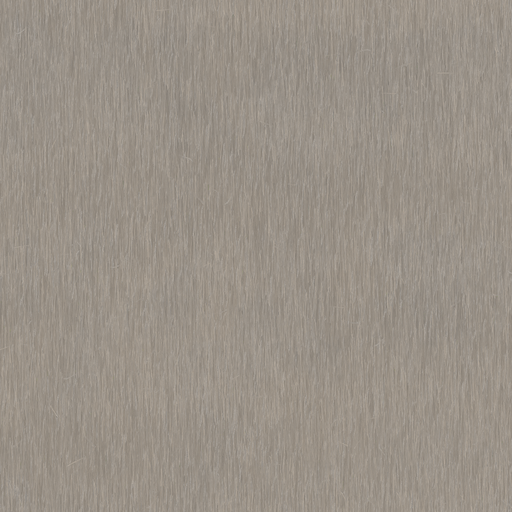
#> input picture crates/mm2-viewer/assets/ground/straw_albedo.webp, 512 x 512 px
$ python make_ui.py ../../crates/mm2-viewer/assets/ground/straw_albedo.webp ../../crates/mm2-viewer/assets/ground/concrete_albedo.webp
#> lines starting #> are read from the running program, lines starting #| are printed output that depends on the picture; after the words box and inside, x2 and y2 are one past the last pixel; in counts of white or black regions, pixels touching at a corner belong together
### freepack/menu/mock_main.py
"""Mock-up of a Free Pack main menu at 2x (1280x960), using the stock
main-menu button rectangles. Look: 2000s skate-mag cut-and-paste (halftone
photo, tape, stickers, heavy condensed caps) with an outdoor-catalogue
cleanliness (thin rules, small spec text, muted earth palette)."""
import sys, os, numpy as np
from PIL import Image, ImageDraw, ImageFont, ImageFilter, ImageOps, ImageChops
F = os.path.join(os.path.dirname(__file__), "..", "cache", "fonts")
def font(rel, size, var=None):
    f = ImageFont.truetype(os.path.join(F, rel), size)
    if var:
        try: f.set_variation_by_axes(var)
        except Exception: pass
    return f
S = 2; W, H = 640 * S, 480 * S
rng = np.random.default_rng(3)
LIME = (163, 194, 74); BONE = (232, 226, 210); INK = (24, 22, 20); RUST = (176, 74, 38); OLIVE = (92, 98, 70); SKY = (120, 140, 150)

def grain(img, amt=10):
    a = np.asarray(img.convert("RGB"), np.float32)
    a += rng.normal(0, amt, a.shape[:2])[..., None]
    return Image.fromarray(np.clip(a, 0, 255).astype(np.uint8))

def halftone(img, cell=6):
    g = np.asarray(ImageOps.grayscale(img), np.float32) / 255
    out = Image.new("L", img.size, 255); d = ImageDraw.Draw(out)
    for y in range(0, img.size[1], cell):
        for x in range(0 + (y // cell % 2) * cell // 2, img.size[0], cell):
            v = 1 - g[min(y, g.shape[0]-1), min(x, g.shape[1]-1)]
            r = cell * 0.62 * v ** 0.8
            if r > 0.3: d.ellipse([x - r, y - r, x + r, y + r], fill=0)
    return out

def tape(w, h, col=(214, 206, 180), alpha=215):
    t = Image.new("RGBA", (w, h), col + (alpha,)); a = np.asarray(t).copy()
    for side in (0, w - 1):  # torn ends
        for y in range(h):
            k = int(rng.integers(0, 6))
            if side == 0: a[y, :k, 3] = 0
            else: a[y, w - k:, 3] = 0
    a[..., :3] = np.clip(a[..., :3].astype(int) + rng.integers(-8, 8, a.shape[:2])[..., None], 0, 255)
    return Image.fromarray(a.astype(np.uint8))


def icon(kind, sz, col):
    im = Image.new("RGBA", (sz, sz), (0, 0, 0, 0)); d = ImageDraw.Draw(im); w = max(3, sz // 11); c = col
    m = sz * 0.12; a, b = m, sz - m
    if kind == "flag":
        d.line([a, a, a, b], fill=c, width=w)
        q = (b - a) / 4
        for i in range(4):
            for j in range(3):
                if (i + j) % 2 == 0: d.rectangle([a + w / 2 + i * q * 0.85, a + j * q * 0.8, a + w / 2 + (i + 1) * q * 0.85, a + (j + 1) * q * 0.8], fill=c)
        d.rectangle([a + w / 2, a, a + w / 2 + 4 * q * 0.85, a + 3 * q * 0.8], outline=c, width=max(2, w // 2))
    elif kind == "helmet" or kind == "helmets":
        def hel(ox, oy, r):
            d.chord([ox - r, oy - r, ox + r, oy + r], 180, 360, fill=c)
            d.rectangle([ox - r, oy - 1, ox + r * 0.2, oy + r * 0.55], fill=c)
            d.polygon([(ox + r * 0.3, oy - r * 0.15), (ox + r * 1.35, oy - r * 0.05), (ox + r * 0.3, oy + r * 0.2)], fill=c)
        if kind == "helmet": hel(sz * 0.45, sz * 0.55, sz * 0.33)
        else: hel(sz * 0.33, sz * 0.62, sz * 0.22); hel(sz * 0.62, sz * 0.42, sz * 0.22)
    elif kind == "wrench":
        d.line([a + sz * 0.15, b - sz * 0.15, b - sz * 0.22, a + sz * 0.22], fill=c, width=w + 3)
        d.ellipse([b - sz * 0.38, a, b, a + sz * 0.38], outline=c, width=w)
        d.ellipse([a, b - sz * 0.25, a + sz * 0.25, b], fill=c)
    elif kind == "trophy":
        d.pieslice([a + sz * 0.1, a - sz * 0.25, b - sz * 0.1, a + sz * 0.45], 0, 180, fill=c)
        d.arc([a - sz * 0.02, a + sz * 0.02, a + sz * 0.3, a + sz * 0.3], 90, 270, fill=c, width=w // 2 + 1)
        d.arc([b - sz * 0.3, a + sz * 0.02, b + sz * 0.02, a + sz * 0.3], 270, 90, fill=c, width=w // 2 + 1)
        d.rectangle([sz * 0.45, a + sz * 0.45, sz * 0.55, b - sz * 0.15], fill=c)
        d.rectangle([a + sz * 0.15, b - sz * 0.15, b - sz * 0.15, b], fill=c)
    elif kind == "replay":
        d.rounded_rectangle([a, a + sz * 0.12, b, b - sz * 0.12], radius=sz // 12, outline=c, width=w)
        for cx in (0.34, 0.66): d.ellipse([sz * cx - sz * 0.1, sz * 0.4, sz * cx + sz * 0.1, sz * 0.6], outline=c, width=max(2, w // 2))
    elif kind == "exit":
        d.line([b - sz * 0.25, a, a, a, a, b, b - sz * 0.25, b], fill=c, width=w, joint="curve")
        d.line([sz * 0.35, sz / 2, b, sz / 2], fill=c, width=w)
        d.polygon([(b + 2, sz / 2), (b - sz * 0.2, sz * 0.3), (b - sz * 0.2, sz * 0.7)], fill=c)
    elif kind == "help":
        d.ellipse([a, a, b, b], outline=c, width=w)
        f = font("archivoblack/ArchivoBlack-Regular.ttf", int(sz * 0.55)); bb = d.textbbox((0, 0), "?", font=f)
        d.text(((sz - bb[2] - bb[0]) / 2, (sz - bb[3] - bb[1]) / 2), "?", font=f, fill=c)
    elif kind == "pad":
        d.rounded_rectangle([a, sz * 0.3, b, sz * 0.72], radius=sz * 0.18, fill=c)
        d.ellipse([a - sz * 0.02, sz * 0.45, a + sz * 0.3, b], fill=c); d.ellipse([b - sz * 0.3, sz * 0.45, b + sz * 0.02, b], fill=c)
        bg = (0, 0, 0, 0); cx, cy = sz * 0.32, sz * 0.5; t = sz * 0.05
        d.rectangle([cx - t * 2.5, cy - t, cx + t * 2.5, cy + t], fill=bg); d.rectangle([cx - t, cy - t * 2.5, cx + t, cy + t * 2.5], fill=bg)
        for dx, dy in ((0.66, 0.42), (0.74, 0.52), (0.66, 0.6), (0.58, 0.52)): d.ellipse([sz * dx - t, sz * dy - t, sz * dx + t, sz * dy + t], fill=bg)
    elif kind == "back":
        d.line([b, sz / 2, a + sz * 0.15, sz / 2], fill=c, width=w)
        d.polygon([(a - 2, sz / 2), (a + sz * 0.3, sz * 0.26), (a + sz * 0.3, sz * 0.74)], fill=c)
    elif kind == "heart":
        r = sz * 0.2; d.ellipse([sz * 0.5 - 2 * r, sz * 0.3 - r * 0.2, sz * 0.5, sz * 0.3 + r * 1.8], fill=c)
        d.ellipse([sz * 0.5, sz * 0.3 - r * 0.2, sz * 0.5 + 2 * r, sz * 0.3 + r * 1.8], fill=c)
        d.polygon([(sz * 0.5 - 2 * r + 1, sz * 0.3 + r * 1.05), (sz * 0.5 + 2 * r - 1, sz * 0.3 + r * 1.05), (sz * 0.5, b)], fill=c)
    elif kind == "shovel":
        # A ramp with a shovel stuck in the dirt: the Course Builder.
        d.polygon([(a, b), (b - sz * 0.05, b), (b - sz * 0.05, sz * 0.62)], fill=c)
        d.line([sz * 0.3, a, sz * 0.46, sz * 0.58], fill=c, width=w)
        d.line([sz * 0.22, a + sz * 0.04, sz * 0.38, a - sz * 0.04], fill=c, width=w)
        d.polygon([(sz * 0.36, sz * 0.52), (sz * 0.56, sz * 0.44), (sz * 0.62, sz * 0.7), (sz * 0.48, sz * 0.78)], fill=c)
    elif kind == "star":
        import math
        pts = [(sz / 2 + (sz * 0.42 if i % 2 == 0 else sz * 0.18) * math.sin(i * math.pi / 5), sz / 2 - (sz * 0.42 if i % 2 == 0 else sz * 0.18) * math.cos(i * math.pi / 5)) for i in range(10)]
        d.polygon(pts, fill=c)
    return im

# [31 lines left out: functions sticker, wear, not called in this run]

def logo_style(logo, style):
    a = np.asarray(logo).astype(np.float32) / 255; rgb, al = a[..., :3], a[..., 3:]
    lum = rgb @ [0.3, 0.59, 0.11]
    if style == "faded":
        # sun-faded decal: half the saturation, lime knocked back to the olive family, warm paper tint
        rgb = rgb * 0.55 + lum[..., None] * 0.45
        rgb = rgb * [0.97, 0.95, 0.86] + 0.04
        out = Image.fromarray((np.concatenate([np.clip(rgb, 0, 1), al], -1) * 255).astype(np.uint8))
        return wear(out, 0.05)
    if style == "ink":
        # two-colour screen print on a bone sticker: dark plate becomes ink, chrome and lime become paper and olive
        ink = np.array(INK) / 255; bone = np.array(BONE) / 255; ol = np.array(OLIVE) / 255
        lime = (rgb[..., 1] > 0.6) & (rgb[..., 0] < 0.85) & (rgb[..., 2] < 0.4)
        base = np.where(lum[..., None] < 0.25, ink, bone)
        base = np.where(lime[..., None], ol, base)
        out = Image.fromarray((np.concatenate([base, al], -1) * 255).astype(np.uint8))
        return wear(out, 0.08)
    if style == "print": return wear(logo, 0.04)
    return logo

def compose_bg(photo):
    bg = Image.open(photo).convert("RGB")
    bg = ImageOps.fit(bg, (W, H), centering=(0.55, 0.45))
#> bg: PIL image 1280x960 RGB
    # muted, warm, slightly faded print
    a = np.asarray(bg, np.float32) / 255
    lum = a @ [0.3, 0.59, 0.11]; a = a * 0.55 + lum[..., None] * 0.45
    a = a * [1.0, 0.97, 0.9]; a = 0.06 + a * 0.88
    bg = Image.fromarray((np.clip(a, 0, 1) * 255).astype(np.uint8))
    canvas = bg.convert("RGBA")
    # left band: halftone xerox of the same photo on bone paper
    band_w = 430
    ht = halftone(bg.crop((0, 0, band_w, H)).filter(ImageFilter.GaussianBlur(1)), 7)
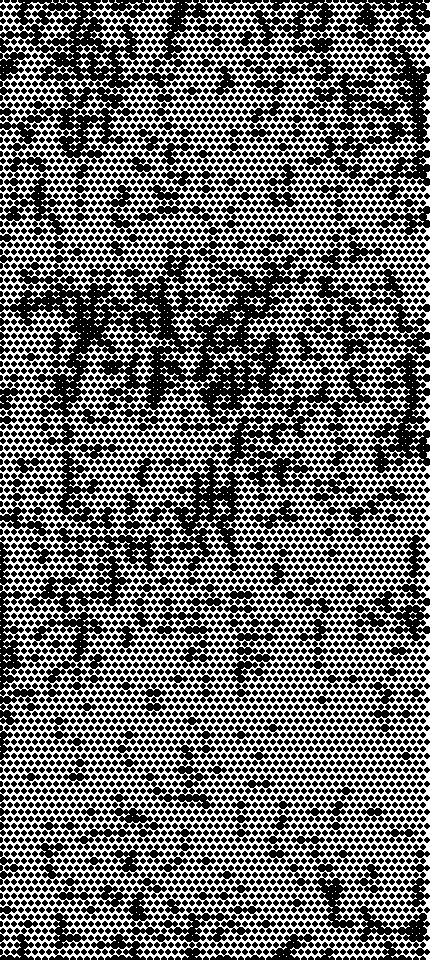
#> ht: PIL image 430x960 L; 41.1% white in thin lines or dots
    paper = Image.new("RGBA", (band_w, H), BONE + (255,))
    ink = Image.new("RGBA", (band_w, H), (60, 56, 50, 255)); paper.paste(ink, (0, 0), ImageOps.invert(ht).point(lambda v: int(v * 0.35)))
    mask = Image.new("L", (band_w + 40, H), 0); md = ImageDraw.Draw(mask)
    edge = [(band_w - 10 + int(rng.integers(-8, 9)), y) for y in range(0, H + 24, 24)]
    md.polygon([(0, 0)] + edge + [(0, H)], fill=255)
    canvas.paste(paper, (0, 0), mask.crop((0, 0, band_w, H)))
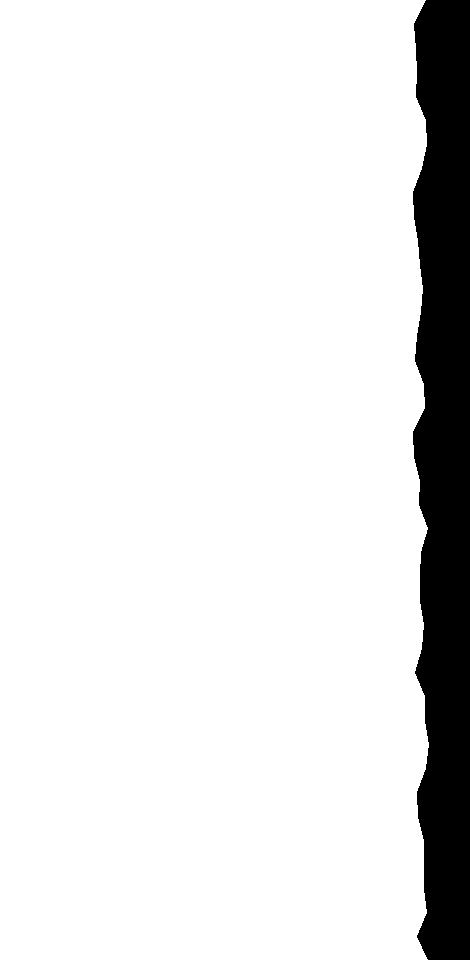
#> mask: PIL image 470x960 L; 89.5% white; 1 black region, box (x1, y1, x2, y2) and area: (413, 0, 470, 960) 47404
    d = ImageDraw.Draw(canvas)
    # spec text, catalogue style
    spec = font("barlowcondensed/BarlowCondensed-Medium.ttf", 15)
    d.text((24, 22), "OPENMCM2  /  FREE PACK  /  VOL. 01", font=spec, fill=INK)
    d.line([24, 42, band_w - 40, 42], fill=INK, width=1)
    d.text((24, H - 40), "ALL-TERRAIN  ·  DIRT  ·  SAND  ·  SNOW", font=spec, fill=INK)
    # big title, right side, knocked out of a rust block
    logo = Image.open(os.environ.get("FP_LOGO", os.path.join(os.path.dirname(__file__), "logo.png"))).convert("RGBA")
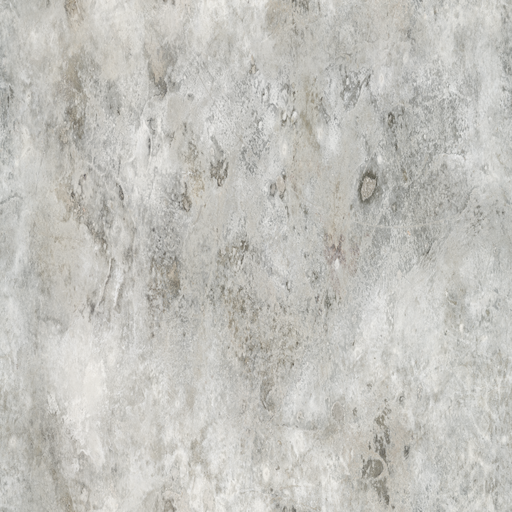
#> input picture crates/mm2-viewer/assets/ground/concrete_albedo.webp, 512 x 512 px
#> logo is the input picture: PIL image 512x512 RGBA; mean R, G, B, A 132.8, 130.8, 119.9, 121.4
    style = os.environ.get("FP_LOGOSTYLE", "full"); lw = {"full": 700, "asis": 640}.get(style, 560)
    if logo.size[1] / logo.size[0] > 0.45: lw = int(lw * 0.72)  # two-line plate
    logo = logo_style(logo.resize((lw, int(lw * logo.size[1] / logo.size[0])), Image.LANCZOS), style).rotate(2, Image.BICUBIC, expand=True)
#> in logo_style, `rgb, al = (a[..., :3], a[..., 3:])`:
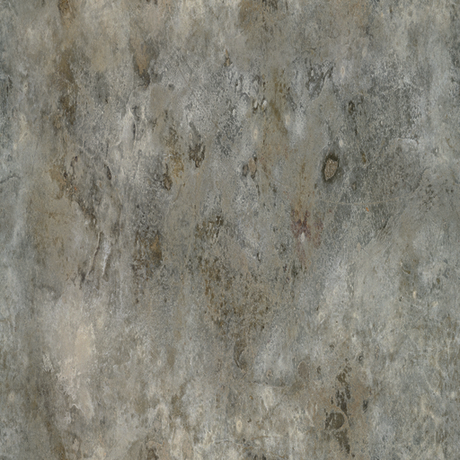
#> rgb: shape (460, 460, 3) float32; mean R, G, B 0.519, 0.511, 0.468
#> in logo_style, `rgb, al = (a[..., :3], a[..., 3:])`:
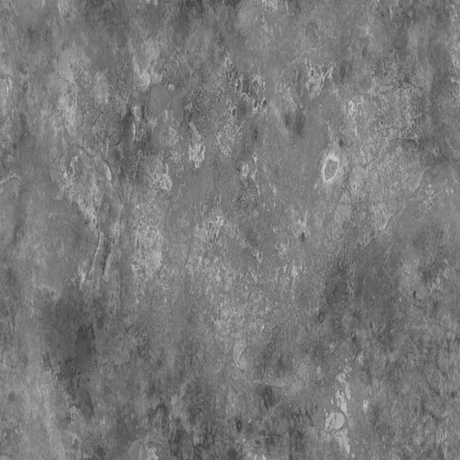
#> al: shape (460, 460, 1) float32; min 0.235, max 0.808, mean 0.476
#> logo: PIL image 476x476 RGBA
    sh = Image.new("RGBA", logo.size, (0, 0, 0, 0)); sh.paste((0, 0, 0, 120), (0, 0), logo.split()[3]); sh = sh.filter(ImageFilter.GaussianBlur(8))
    lx = W - lw - 60; canvas.alpha_composite(sh, (lx + 8, 70 + 12)); canvas.alpha_composite(logo, (lx, 70))
#> after `canvas.alpha_composite(sh, (lx + 8, 70 + 12))`:
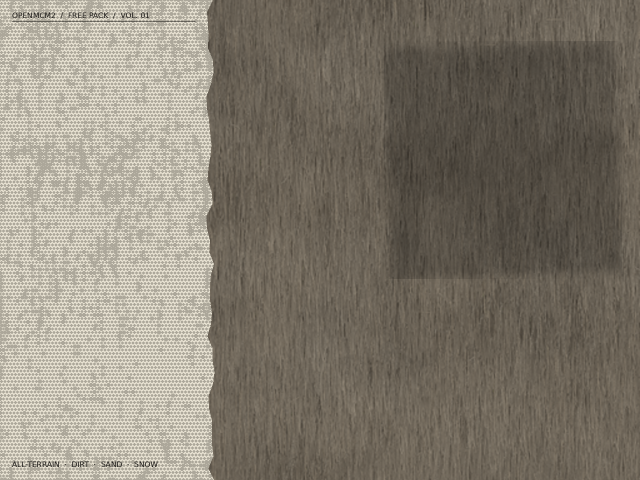
#> canvas: PIL image 1280x960 RGBA (shown at 1/2 size); mean R, G, B, A 132.4, 125.4, 112.9, 255
    if style != "full":
        for tx, ty, rot in ((lx - 20, 60, 35), (lx + lw - 100, 70 + logo.size[1] - 75, 30)):
            canvas.alpha_composite(tape(110, 30).rotate(rot, expand=True), (tx, ty))
#> this loop made 2 passes
#> pass 1, in tape, `t = Image.new('RGBA', (w, h), col + (alpha,))`:
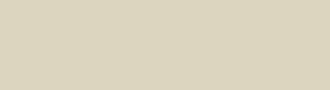
#> t: PIL image 110x30 RGBA (shown 3 times larger); mean R, G, B, A 214, 206, 180, 215; transparent parts drawn white
    tag = font("barlowcondensed/BarlowCondensed-Bold.ttf", 30)
#> (the rest of the program and of its run is left out)
